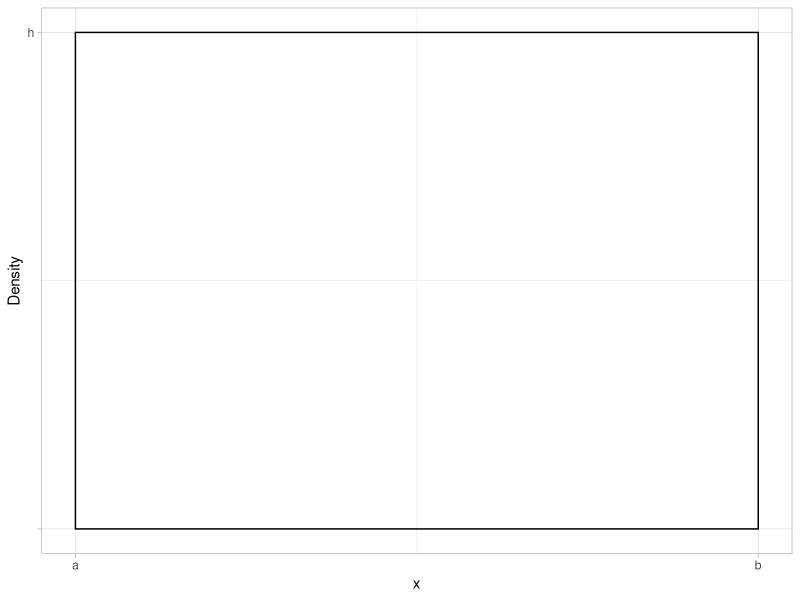
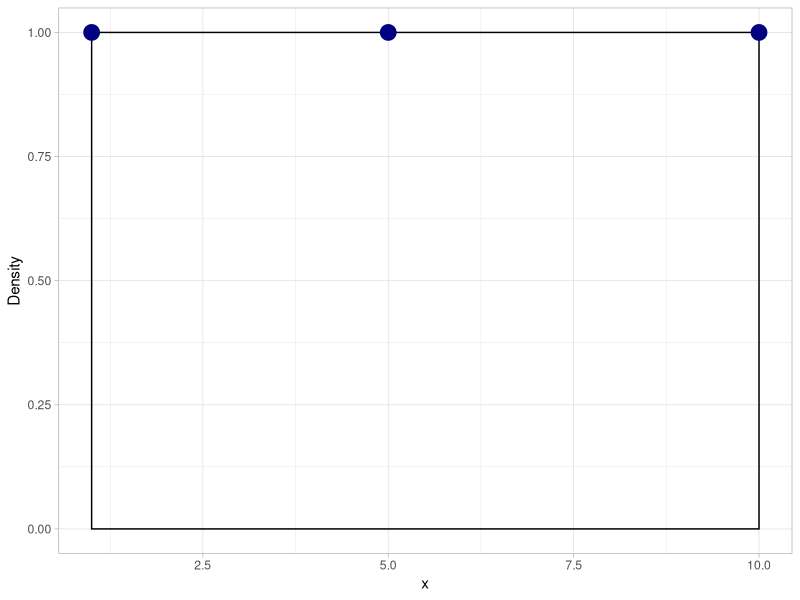
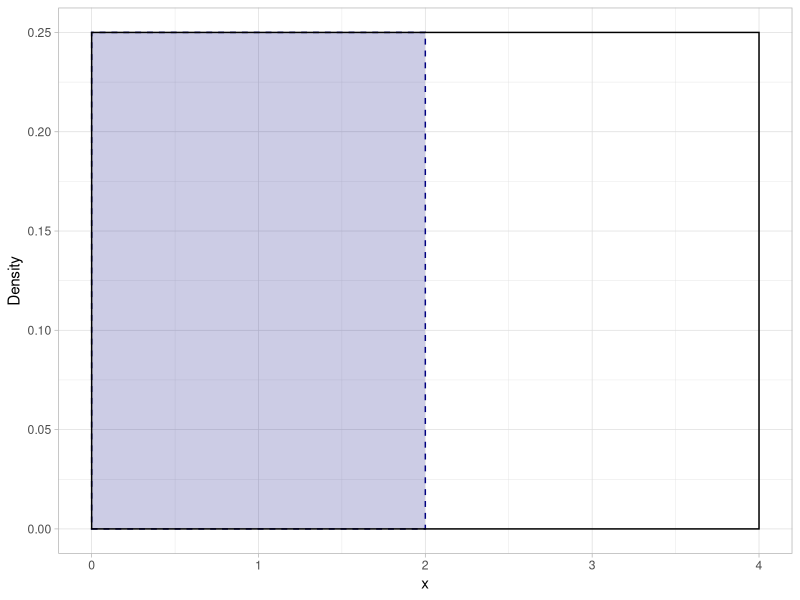
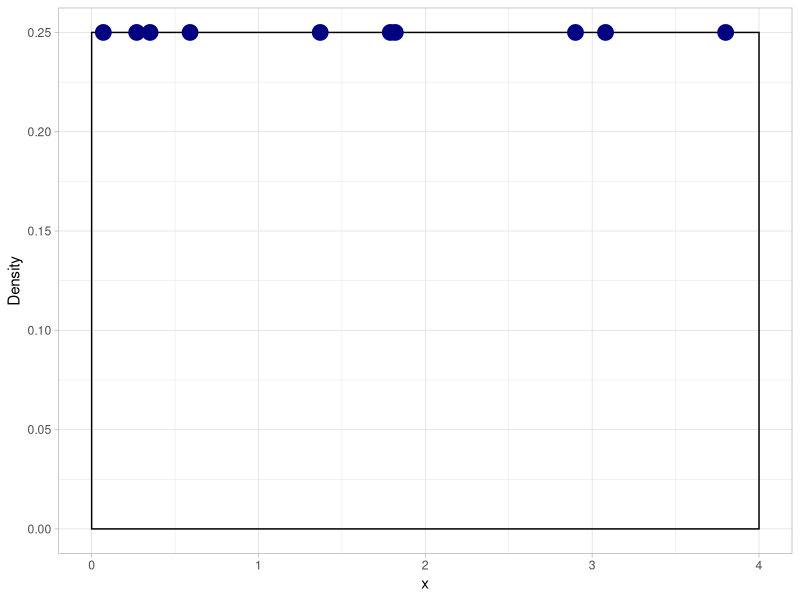

Write the R code that produced these figures, in order.
## ---- chunk 1
library(tidyverse)
theme_set(theme_light())
## ---- chunk 2
ggplot() +
  geom_rect(aes(xmin = 0, xmax = 1, ymin = 0, ymax = 1), 
            fill = NA,
            color = "black") +
  labs(x = "x", y = "Density") +
  scale_x_continuous(breaks = c(0,1), labels = c("a", "b")) +
  scale_y_continuous(breaks = c(0,1), labels = c("", "h"))
## ---- chunk 3
dunif(c(1, 5, 10), min = 1, max = 10)
## ---- chunk 4
ggplot() +
  geom_rect(aes(xmin = 1, xmax = 10, ymin = 0, ymax = 1), fill = NA, 
            color = "black") +
  labs(x = "x", y = "Density") +
  geom_point(aes(x = c(1, 5, 10), y = 1), size = 5, color = "navy")
## ---- chunk 5
punif(2, 0, 4, lower.tail = TRUE) # Remember: we don't always have to name our arguments if we know the order.
## ---- chunk 6
sum(dunif(0:1, min = 0, max = 4)) # Not including 2.
## ---- chunk 7
ggplot() +
  geom_rect(aes(xmin = 0, xmax = 2, ymin = 0, ymax = 1/4),  # Small rectangle
            alpha = .2, 
            fill = "navy", 
            color = "navy", 
            linetype = "dashed") +
    geom_rect(aes(xmin = 0, xmax = 4, ymin = 0, ymax = 1/4), # Large rectangle
              fill = NA, 
              color = "black") +
  labs(x = "x", y = "Density")
## ---- chunk 8
qunif(0.5, 0, 4) #lower.tail is also set to TRUE by default
## ---- chunk 9
# Create object of deviates

unif_dev <- round(runif(10, min = 0, max = 4), digits = 2)

# Plot

ggplot() +
  geom_rect(aes(xmin = 0, xmax = 4, ymin = 0, ymax = 1/4), 
            fill = NA,
            color = "black") +
  geom_point(aes(x = unif_dev, y = 1/4), size = 5, color = "navy") + # Plot deviates
  labs(x = "x", y = "Density") +
  scale_x_continuous(breaks = seq(0, 4, by = 1), labels = seq(0, 4, by = 1))
